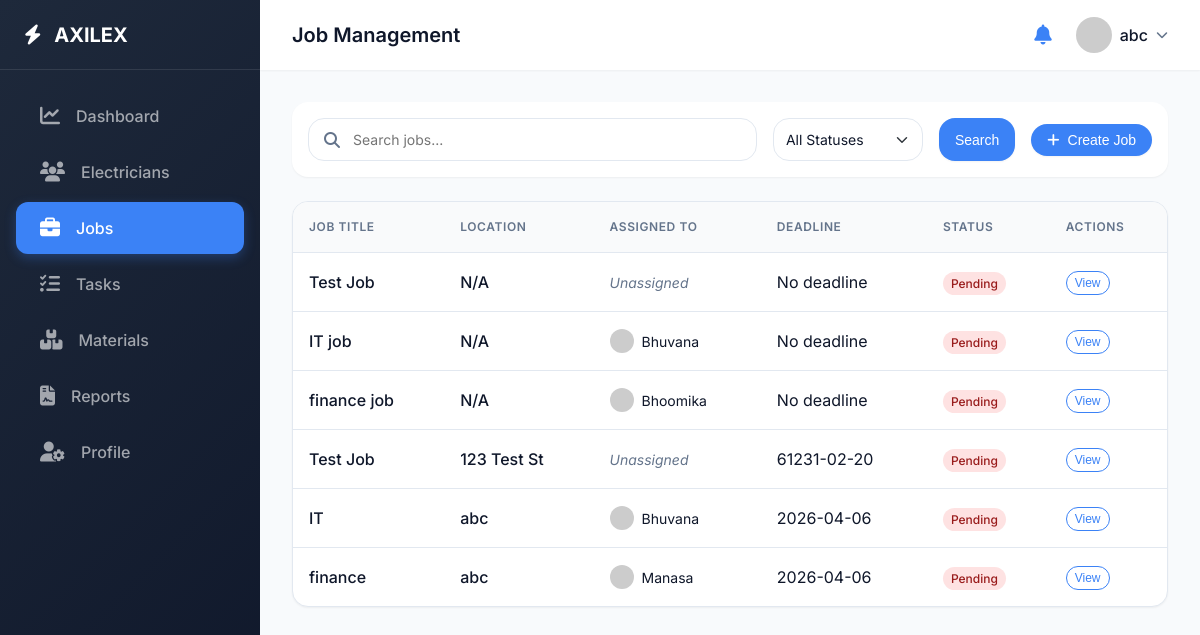
The app's page /jobs (signed in) with its own data.
### tables this page shows
CREATE TABLE Jobs (
            id INTEGER PRIMARY KEY AUTOINCREMENT,
            title TEXT NOT NULL,
            description TEXT,
            assigned_electrician_id INTEGER,
            status TEXT DEFAULT 'Pending', location TEXT, deadline TEXT,
            FOREIGN KEY (assigned_electrician_id) REFERENCES Electricians (id)
        );

CREATE TABLE Electricians (
            id INTEGER PRIMARY KEY AUTOINCREMENT,
            name TEXT NOT NULL,
            phone TEXT,
            email TEXT,
            status TEXT DEFAULT 'Available'
        );

### app.py (the view, shortened to what this page needs)
@app.route('/jobs', methods=['GET', 'POST'])
def jobs():
    if 'user_id' not in session:
        return redirect(url_for('login'))
    conn = get_db_connection()
    search_query = request.args.get('q', '').strip()
    status_filter = request.args.get('status', '').strip()
    query = '''
        SELECT Jobs.*, Electricians.name as electrician_name
        FROM Jobs
        LEFT JOIN Electricians ON Jobs.assigned_electrician_id = Electricians.id
    '''
    params = []
    where_clauses = []
    if search_query:
        where_clauses.append('(Jobs.title LIKE ? OR Jobs.description LIKE ? OR Jobs.location LIKE ?)')
        params.extend([f'%{search_query}%', f'%{search_query}%', f'%{search_query}%'])
    if status_filter:
        where_clauses.append('Jobs.status = ?')
        params.append(status_filter)
    if where_clauses:
        query += ' WHERE ' + ' AND '.join(where_clauses)
    jobs = conn.execute(query, params).fetchall()
    electricians = conn.execute('SELECT id, name FROM Electricians').fetchall()
    conn.close()
    return render_template('jobs.html', jobs=jobs, electricians=electricians)

### app.py (called while the page is built)
def get_db_connection():
    conn = sqlite3.connect(DB_PATH)
    conn.row_factory = sqlite3.Row
    return conn

### templates/jobs.html (shortened to what this page needs)
<!DOCTYPE html>
<html lang="en">
<head>
    <link rel="stylesheet" href="/static/css/styles.css">
    <link rel="stylesheet" href="https://cdnjs.cloudflare.com/ajax/libs/font-awesome/6.4.0/css/all.min.css">
</head>
<body>
    <div class="dashboard-layout">
        <aside class="sidebar">
            <div class="sidebar-header" style="justify-content: space-between;">
                <div><i class="fa-solid fa-bolt" style="margin-right: 0.5rem;"></i> AXILEX</div>
            </div>
            <nav class="sidebar-nav">
                <a href="/dashboard" class="sidebar-link">
                    <i class="fa-solid fa-chart-line"></i> Dashboard
                </a>
                <a href="/electricians" class="sidebar-link">
                    <i class="fa-solid fa-users"></i> Electricians
                </a>
                <a href="/jobs" class="sidebar-link active">
                    <i class="fa-solid fa-briefcase"></i> Jobs
                </a>
                <a href="/tasks" class="sidebar-link">
                    <i class="fa-solid fa-list-check"></i> Tasks
                </a>
                <a href="/materials" class="sidebar-link">
                    <i class="fa-solid fa-boxes-stacked"></i> Materials
                </a>
                <a href="/reporter" class="sidebar-link">
                    <i class="fa-solid fa-file-contract"></i> Reports
                </a>
                <a href="/profile" class="sidebar-link">
                    <i class="fa-solid fa-user-gear"></i> Profile
                </a>
            </nav>
        </aside>
        <main class="main-content">
            <header class="topbar">
                <div class="flex items-center gap-2">
                    <h2 style="margin: 0; font-size: 1.25rem;">Job Management</h2>
                </div>
                <div class="topbar-right">
                    <div class="notification-wrapper">
                        <button id="notification-btn" class="btn btn-outline" style="border: none; position: relative; padding: 0.5rem;">
                            <i class="fa-solid fa-bell" style="font-size: 1.25rem;"></i>
                        </button>
                    </div>
                    <div class="user-profile">
                        <img src="https://ui-avatars.com/api/?name=Admin+User&background=DBEAFE&color=1E3A8A" alt="Profile" style="width: 36px; height: 36px; border-radius: 50%;">
                        <span>{{ session.username if session.username else 'Admin' }}</span>
                        <i class="fa-solid fa-chevron-down" style="font-size: 0.75rem; color: var(--text-light);"></i>
                    </div>
                </div>
            </header>
            <div class="content-area">
                <div class="filter-bar">
                    <form action="/jobs" method="GET" class="flex gap-2" style="flex: 1;">
                        <div class="search-input-wrapper">
                            <i class="fa-solid fa-magnifying-glass"></i>
                            <input type="text" name="q" class="form-control" placeholder="Search jobs..." value="{{ request.args.get('q', '') }}">
                        </div>
                        <select name="status" class="form-control form-select filter-select">
                            <option value="">All Statuses</option>
                        </select>
                        <button type="submit" class="btn btn-primary">Search</button>
                    </form>
                    <button id="createJobBtn" class="btn btn-primary"><i class="fa-solid fa-plus" style="margin-right: 0.5rem;"></i> Create Job</button>
                </div>
                <div class="table-container">
                    <table class="table">
                        <thead>
                            <tr>
                                <th>Job Title</th>
                                <th>Location</th>
                                <th>Assigned To</th>
                                <th>Deadline</th>
                                <th>Status</th>
                                <th>Actions</th>
                            </tr>
                        </thead>
                        <tbody>
                            {% for job in jobs %}
                            <tr>
                                <td style="font-weight: 500;">{{ job.title }}</td>
                                <td style="color: var(--text-dark); font-weight: 500;">{{ job.location or 'N/A' }}</td>
                                <td>
                                    {% if job.electrician_name %}
                                    <div class="flex items-center gap-1">
                                        <img src="https://ui-avatars.com/api/?name={{ job.electrician_name|urlencode }}&background=random" style="width: 24px; height: 24px; border-radius: 50%;">
                                        <span style="font-size: 0.875rem;">{{ job.electrician_name }}</span>
                                    </div>
                                    {% else %}
                                    <span style="font-size: 0.875rem; color: var(--text-light); font-style: italic;">Unassigned</span>
                                    {% endif %}
                                </td>
                                <td>{{ job.deadline or 'No deadline' }}</td>
                                <td>
                                    {% if job.status == 'Completed' %}
                                    <span class="badge badge-success">Completed</span>
                                    {% elif job.status == 'In Progress' %}
                                    <span class="badge badge-warning">In Progress</span>
                                    {% else %}
                                    <span class="badge badge-danger">{{ job.status }}</span>
                                    {% endif %}
                                </td>
                                <td>
                                    <button class="btn btn-outline view-job-btn" data-id="{{ job.id }}" style="padding: 0.25rem 0.5rem; font-size: 0.75rem;">View</button>
                                </td>
                            </tr>
                            {% else %}
                            <tr>
                                <td colspan="6" class="text-center">No jobs found.</td>
                            </tr>
                            {% endfor %}
                        </tbody>
                    </table>
                </div>
            </div>
        </main>
    </div>
</body>
</html>

### records on screen
Jobs: title "Test Job", location "N/A", shows "Unassigned", deadline "No deadline", status "Pending"
Jobs: title "IT job", location "N/A", electrician_name "Bhuvana", deadline "No deadline", status "Pending"
Jobs: title "finance job", location "N/A", electrician_name "Bhoomika", deadline "No deadline", status "Pending"
Jobs: title "Test Job", location "123 Test St", shows "Unassigned", deadline "61231-02-20", status "Pending"
Jobs: title "IT", location "abc", electrician_name "Bhuvana", deadline "2026-04-06", status "Pending"
Jobs: title "finance", location "abc", electrician_name "Manasa", deadline "2026-04-06", status "Pending"

### other values on screen
{{ session.username if session.username else 'Admin' }} "abc"
